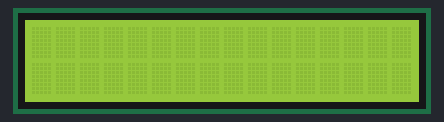
A sketch run on a simulated Arduino Uno, built with avr-gcc and run on an emulated ATmega328P. On the bench: 16×2 character LCD.

Above: at 0.1 s.
At 1.2 s:
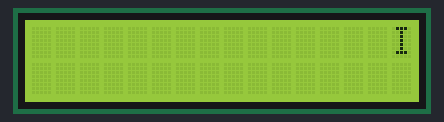
At 2.2 s:
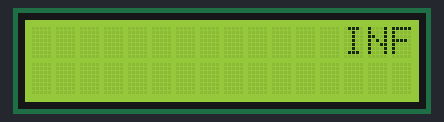
At 4.8 s:
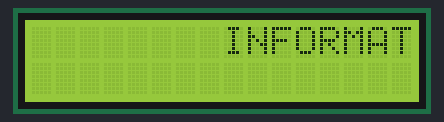
At 7.3 s:
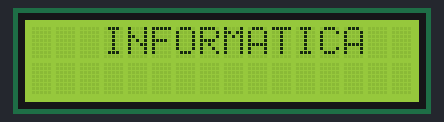
At 9.4 s:
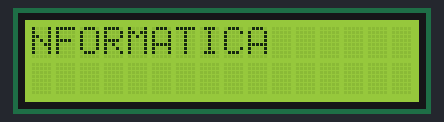

The sketch:

19LCD.ino
```cpp
#include <LiquidCrystal_I2C.h>
LiquidCrystal_I2C miLCD(0x27,16,2);
void setup() {
  miLCD.init();
  miLCD.backlight();
  miLCD.setCursor(3,0);
  miLCD.print("INGENIERIA");
  miLCD.setCursor(3,1);
  miLCD.print("INFORMATICA");
}

void loop() {
     for (int i=17 ; i>=-11 ; i--)
     {
        miLCD.clear();
        miLCD.setCursor(i,0);
        miLCD.print("INFORMATICA");
        delay(500);
     }
}
```

Measured:
- by itself, everything shown: repeats every 14.9 s, in 18 steps
- what the display in image 1 shows lasts 0.5 s, from 1.1 s to 1.6 s
- what the display in image 5 shows lasts 5.7 s, from 9.3 s to 15.0 s
